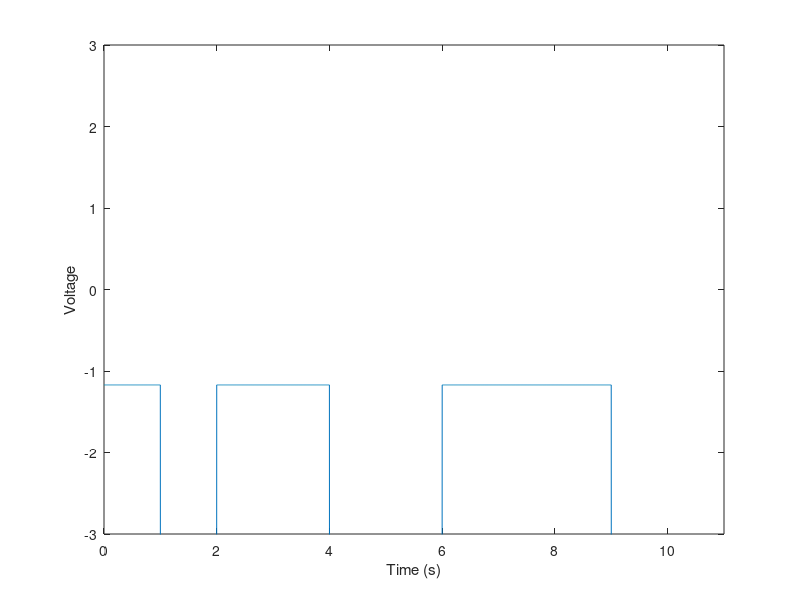

Here is the MATLAB script that generated this plot:
clear;	% init: clears all vars from memory

bits=[0 1 0 0 1 1 0 0 0 1 1];   % input string
numOfBits = length(bits);       % store no of bits in string

sampTime = 0.001;				% sample time
endTime = numOfBits-sampTime;	% required end time for given bit string   
t = 0:sampTime:endTime; 		% x-axis (0 to endTime with sampTime step)

j = 1;	% index of the signal vector, s
bit = 1;	% current bit
for i = 0:sampTime:endTime 
	if (floor(i)+1 ~= bit)
	% checks whether in the same bit 
		bit = bit + 1;
	end;
	
	if (bits(bit) == 0)
	% sets voltage for bit 0 (+ve) 
		s(j) = 1;
	else
	% sets voltage for bit 1 (-ve)
		s(j) = -1;
	end;
	j = j + 1; 
end;

% randn generates an array of random number between (0,1) 
s = s + 2*randn(size(i));	

% plots the signal 
plot(t,s);
axis([0 numOfBits -3 3]); 
xlabel('Time (s)'); 
ylabel('Voltage');